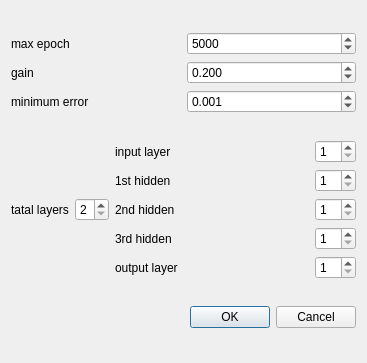
<?xml version="1.0" encoding="UTF-8"?>
<ui version="4.0">
 <class>bp_setting</class>
 <widget class="QDialog" name="bp_setting">
  <property name="geometry">
   <rect>
    <x>0</x>
    <y>0</y>
    <width>367</width>
    <height>363</height>
   </rect>
  </property>
  <property name="windowTitle">
   <string>Dialog</string>
  </property>
  <layout class="QVBoxLayout" name="verticalLayout_3">
   <item>
    <layout class="QVBoxLayout" name="verticalLayout">
     <item>
      <layout class="QHBoxLayout" name="horizontalLayout">
       <item>
        <widget class="QLabel" name="label">
         <property name="text">
          <string>max epoch</string>
         </property>
        </widget>
       </item>
       <item>
        <widget class="QSpinBox" name="spinBox">
         <property name="maximum">
          <number>500000</number>
         </property>
         <property name="value">
          <number>5000</number>
         </property>
        </widget>
       </item>
      </layout>
     </item>
     <item>
      <layout class="QHBoxLayout" name="horizontalLayout_2">
       <item>
        <widget class="QLabel" name="label_2">
         <property name="text">
          <string>gain</string>
         </property>
        </widget>
       </item>
       <item>
        <widget class="QDoubleSpinBox" name="doubleSpinBox">
         <property name="decimals">
          <number>3</number>
         </property>
         <property name="singleStep">
          <double>0.001000000000000</double>
         </property>
         <property name="value">
          <double>0.200000000000000</double>
         </property>
        </widget>
       </item>
      </layout>
     </item>
     <item>
      <layout class="QHBoxLayout" name="horizontalLayout_3">
       <item>
        <widget class="QLabel" name="label_3">
         <property name="text">
          <string>minimum error</string>
         </property>
        </widget>
       </item>
       <item>
        <widget class="QDoubleSpinBox" name="doubleSpinBox_2">
         <property name="decimals">
          <number>3</number>
         </property>
         <property name="minimum">
          <double>0.000000000000000</double>
         </property>
         <property name="maximum">
          <double>1.000000000000000</double>
         </property>
         <property name="singleStep">
          <double>0.001000000000000</double>
         </property>
         <property name="value">
          <double>0.001000000000000</double>
         </property>
        </widget>
       </item>
      </layout>
     </item>
    </layout>
   </item>
   <item>
    <layout class="QHBoxLayout" name="horizontalLayout_10">
     <item>
      <layout class="QHBoxLayout" name="horizontalLayout_4">
       <item>
        <widget class="QLabel" name="label_4">
         <property name="text">
          <string>tatal layers</string>
         </property>
        </widget>
       </item>
       <item>
        <widget class="QSpinBox" name="spinBox_2">
         <property name="minimum">
          <number>2</number>
         </property>
         <property name="maximum">
          <number>5</number>
         </property>
        </widget>
       </item>
      </layout>
     </item>
     <item>
      <layout class="QVBoxLayout" name="verticalLayout_2">
       <item>
        <layout class="QHBoxLayout" name="horizontalLayout_5">
         <item>
          <widget class="QLabel" name="label_5">
           <property name="text">
            <string>input layer</string>
           </property>
          </widget>
         </item>
         <item>
          <spacer name="horizontalSpacer">
           <property name="orientation">
            <enum>Qt::Horizontal</enum>
           </property>
           <property name="sizeHint" stdset="0">
            <size>
             <width>40</width>
             <height>20</height>
            </size>
           </property>
          </spacer>
         </item>
         <item>
          <widget class="QSpinBox" name="spinBox_3">
           <property name="minimum">
            <number>1</number>
           </property>
          </widget>
         </item>
        </layout>
       </item>
       <item>
        <layout class="QHBoxLayout" name="horizontalLayout_6">
         <item>
          <widget class="QLabel" name="label_6">
           <property name="text">
            <string>1st hidden</string>
           </property>
          </widget>
         </item>
         <item>
          <spacer name="horizontalSpacer_2">
           <property name="orientation">
            <enum>Qt::Horizontal</enum>
           </property>
           <property name="sizeHint" stdset="0">
            <size>
             <width>40</width>
             <height>20</height>
            </size>
           </property>
          </spacer>
         </item>
         <item>
          <widget class="QSpinBox" name="spinBox_4">
           <property name="minimum">
            <number>1</number>
           </property>
          </widget>
         </item>
        </layout>
       </item>
       <item>
        <layout class="QHBoxLayout" name="horizontalLayout_7">
         <item>
          <widget class="QLabel" name="label_7">
           <property name="text">
            <string>2nd hidden</string>
           </property>
          </widget>
         </item>
         <item>
          <spacer name="horizontalSpacer_3">
           <property name="orientation">
            <enum>Qt::Horizontal</enum>
           </property>
           <property name="sizeHint" stdset="0">
            <size>
             <width>40</width>
             <height>20</height>
            </size>
           </property>
          </spacer>
         </item>
         <item>
          <widget class="QSpinBox" name="spinBox_5">
           <property name="minimum">
            <number>1</number>
           </property>
          </widget>
         </item>
        </layout>
       </item>
       <item>
        <layout class="QHBoxLayout" name="horizontalLayout_8">
         <item>
          <widget class="QLabel" name="label_8">
           <property name="text">
            <string>3rd hidden </string>
           </property>
          </widget>
         </item>
         <item>
          <spacer name="horizontalSpacer_4">
           <property name="orientation">
            <enum>Qt::Horizontal</enum>
           </property>
           <property name="sizeHint" stdset="0">
            <size>
             <width>40</width>
             <height>20</height>
            </size>
           </property>
          </spacer>
         </item>
         <item>
          <widget class="QSpinBox" name="spinBox_6">
           <property name="minimum">
            <number>1</number>
           </property>
          </widget>
         </item>
        </layout>
       </item>
       <item>
        <layout class="QHBoxLayout" name="horizontalLayout_9">
         <item>
          <widget class="QLabel" name="label_9">
           <property name="text">
            <string>output layer</string>
           </property>
          </widget>
         </item>
         <item>
          <spacer name="horizontalSpacer_5">
           <property name="orientation">
            <enum>Qt::Horizontal</enum>
           </property>
           <property name="sizeHint" stdset="0">
            <size>
             <width>40</width>
             <height>20</height>
            </size>
           </property>
          </spacer>
         </item>
         <item>
          <widget class="QSpinBox" name="spinBox_7">
           <property name="minimum">
            <number>1</number>
           </property>
          </widget>
         </item>
        </layout>
       </item>
      </layout>
     </item>
    </layout>
   </item>
   <item>
    <widget class="QDialogButtonBox" name="buttonBox">
     <property name="orientation">
      <enum>Qt::Horizontal</enum>
     </property>
     <property name="standardButtons">
      <set>QDialogButtonBox::Cancel|QDialogButtonBox::Ok</set>
     </property>
    </widget>
   </item>
  </layout>
  <zorder>buttonBox</zorder>
  <zorder>label</zorder>
  <zorder>spinBox</zorder>
  <zorder>label_2</zorder>
  <zorder>doubleSpinBox</zorder>
  <zorder>label_3</zorder>
  <zorder>doubleSpinBox_2</zorder>
  <zorder>label</zorder>
  <zorder>label_4</zorder>
  <zorder>spinBox_2</zorder>
  <zorder>label_4</zorder>
  <zorder>label_5</zorder>
  <zorder>spinBox_3</zorder>
  <zorder>label_6</zorder>
  <zorder>spinBox_4</zorder>
  <zorder>label_7</zorder>
  <zorder>spinBox_5</zorder>
  <zorder>label_8</zorder>
  <zorder>spinBox_6</zorder>
  <zorder>label_9</zorder>
  <zorder>spinBox_7</zorder>
 </widget>
 <resources/>
 <connections>
  <connection>
   <sender>buttonBox</sender>
   <signal>accepted()</signal>
   <receiver>bp_setting</receiver>
   <slot>accept()</slot>
   <hints>
    <hint type="sourcelabel">
     <x>248</x>
     <y>254</y>
    </hint>
    <hint type="destinationlabel">
     <x>157</x>
     <y>274</y>
    </hint>
   </hints>
  </connection>
  <connection>
   <sender>buttonBox</sender>
   <signal>rejected()</signal>
   <receiver>bp_setting</receiver>
   <slot>reject()</slot>
   <hints>
    <hint type="sourcelabel">
     <x>316</x>
     <y>260</y>
    </hint>
    <hint type="destinationlabel">
     <x>286</x>
     <y>274</y>
    </hint>
   </hints>
  </connection>
 </connections>
</ui>
